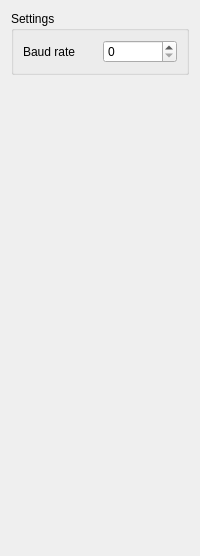
            <widget class="QWidget" name="tab_18">
             <attribute name="title">
              <string>UART</string>
             </attribute>
             <layout class="QVBoxLayout" name="verticalLayout_36">
              <item>
               <widget class="QGroupBox" name="groupBox_21">
                <property name="title">
                 <string>Settings</string>
                </property>
                <layout class="QGridLayout" name="gridLayout_16">
                 <item row="0" column="0">
                  <widget class="QLabel" name="label_46">
                   <property name="toolTip">
                    <string>&lt;html&gt;&lt;head/&gt;&lt;body&gt;&lt;p&gt;The Baud rate needs to be the same as the Baud rate of the connected module. &lt;br/&gt;&lt;br/&gt;9600 is recommended.&lt;/p&gt;&lt;/body&gt;&lt;/html&gt;</string>
                   </property>
                   <property name="text">
                    <string>Baud rate</string>
                   </property>
                  </widget>
                 </item>
                 <item row="0" column="1">
                  <widget class="QSpinBox" name="appconfUartBaudBox">
                   <property name="maximum">
                    <number>20000000</number>
                   </property>
                   <property name="singleStep">
                    <number>2400</number>
                   </property>
                  </widget>
                 </item>
                </layout>
               </widget>
              </item>
              <item>
               <spacer name="verticalSpacer_10">
                <property name="orientation">
                 <enum>Qt::Vertical</enum>
                </property>
                <property name="sizeHint" stdset="0">
                 <size>
                  <width>20</width>
                  <height>470</height>
                 </size>
                </property>
               </spacer>
              </item>
             </layout>
            </widget>
